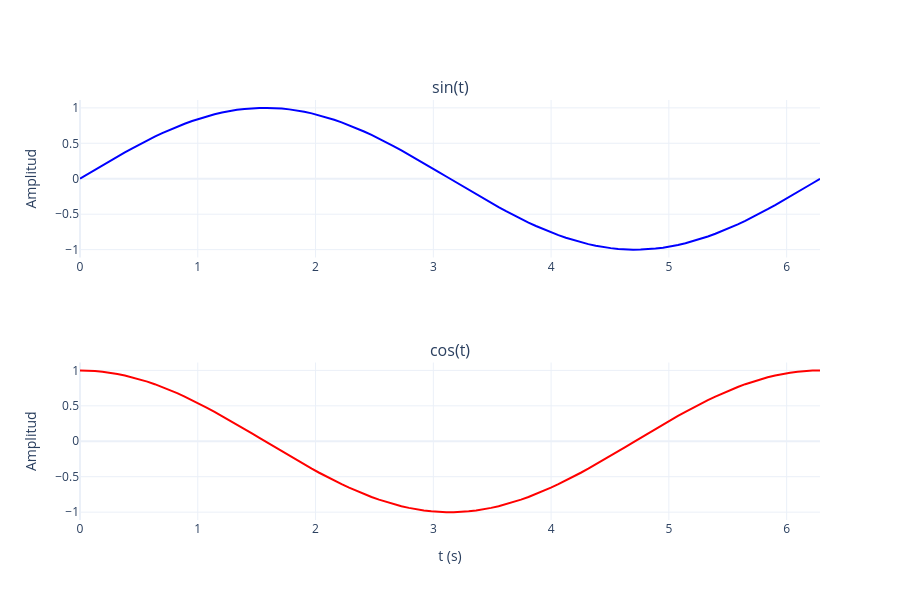

The notebook cell this image was saved under:
### Markdown cell above
### 2.4 Subplots (múltiples gráficas)

### Code cell
# Python: Subplots
t = np.linspace(0, 2*np.pi, 100)
y1 = np.sin(t)
y2 = np.cos(t)

fig = make_subplots(
    rows=2, cols=1,
    subplot_titles=('sin(t)', 'cos(t)')
)

fig.add_trace(
    go.Scatter(x=t, y=y1, mode='lines', name='sin(t)', line=dict(color='blue')),
    row=1, col=1
)

fig.add_trace(
    go.Scatter(x=t, y=y2, mode='lines', name='cos(t)', line=dict(color='red')),
    row=2, col=1
)

fig.update_xaxes(title_text="t (s)", row=1, col=1) #faltó agregar título al eje x del primer subplot
fig.update_xaxes(title_text="t (s)", row=2, col=1)
fig.update_yaxes(title_text="Amplitud", row=1, col=1)
fig.update_yaxes(title_text="Amplitud", row=2, col=1)

fig.update_layout(height=600, template='plotly_white', showlegend=False)
fig.show()

# Matlab equivalente:
# subplot(2,1,1)
# plot(t, y1)
# title('sin(t)')
# ylabel('Amplitud')
#
# subplot(2,1,2)
# plot(t, y2)
# title('cos(t)')
# xlabel('t (s)')
# ylabel('Amplitud')
